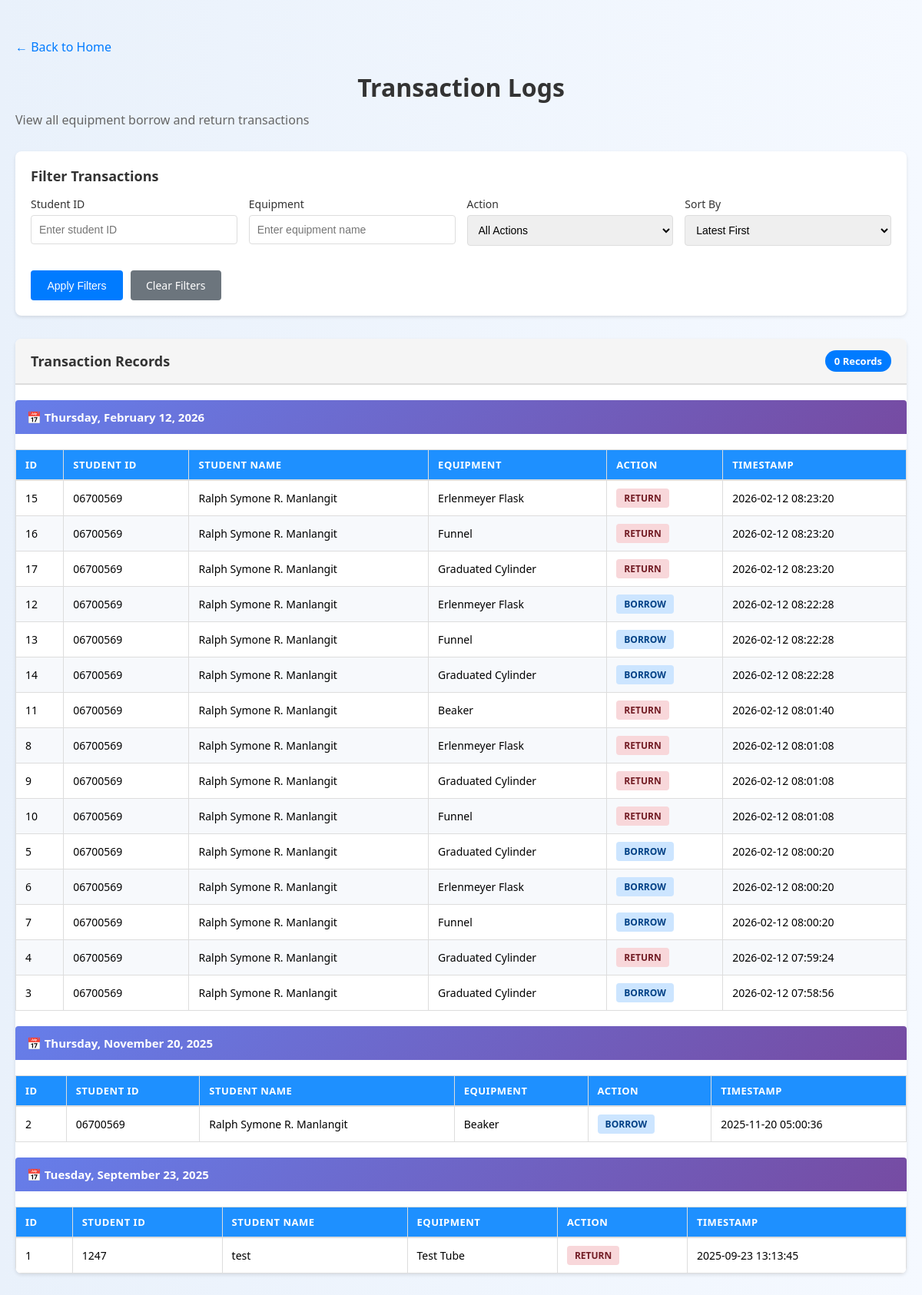
/admin_logs, run on the app's committed database.
### tables this page shows
CREATE TABLE equipment_log (
            id INTEGER PRIMARY KEY AUTOINCREMENT,
            student_id TEXT NOT NULL,
            equipment_name TEXT NOT NULL,
            action TEXT CHECK(action IN ('borrow', 'return')),
            timestamp TEXT DEFAULT CURRENT_TIMESTAMP
        , number_of_equipment INTEGER DEFAULT 0, quantity INTEGER DEFAULT 1);

CREATE TABLE students (
            student_id TEXT PRIMARY KEY,
            name TEXT NOT NULL,
            course TEXT,
            year_level INTEGER
        , student_type TEXT DEFAULT 'college');

### app.py (the view)
@app.route('/admin_logs', methods=['GET', 'POST'])
def admin_logs():
    from datetime import datetime
    from collections import OrderedDict
    try:
        conn = sqlite3.connect("database.db")
        c = conn.cursor()
        filters = {
            'student_id': request.args.get('student_id', '').strip(),
            'equipment': request.args.get('equipment', '').strip(),
            'action': request.args.get('action', ''),
            'sort': request.args.get('sort', 'timestamp_desc')
        }
        query = """
            SELECT e.id, e.student_id, s.name, e.equipment_name, e.action, e.timestamp
            FROM equipment_log e
            LEFT JOIN students s ON e.student_id = s.student_id
            WHERE 1=1
        """
        params = []
        if filters['student_id']:
            query += " AND e.student_id = ?"
            params.append(filters['student_id'])
        if filters['equipment']:
            query += " AND e.equipment_name LIKE ?"
            params.append(f"%{filters['equipment']}%")
        if filters['action']:
            query += " AND e.action = ?"
            params.append(filters['action'])
        if filters['sort'] == 'timestamp_asc':
            query += " ORDER BY e.timestamp ASC"
        elif filters['sort'] == 'student_id':
            query += " ORDER BY e.student_id ASC"
        elif filters['sort'] == 'action':
            query += " ORDER BY e.action ASC, e.timestamp DESC"
        else:
            query += " ORDER BY e.timestamp DESC"
        c.execute(query, params)
        logs = c.fetchall()
        grouped_logs = OrderedDict()
        for log in logs:
            timestamp = log[5]
            date_str = timestamp.split(' ')[0] if timestamp else 'Unknown'
            try:
                date_obj = datetime.strptime(date_str, '%Y-%m-%d')
                date_display = date_obj.strftime('%A, %B %d, %Y')  # e.g., "Monday, January 15, 2024"
            except:
                date_display = date_str
            if date_display not in grouped_logs:
                grouped_logs[date_display] = []
            grouped_logs[date_display].append(log)
        c.execute("SELECT DISTINCT student_id FROM students ORDER BY student_id")
        all_students = [s[0] for s in c.fetchall()]
        c.execute("SELECT DISTINCT equipment_name FROM equipment_log ORDER BY equipment_name")
        all_equipment = [eq[0] for eq in c.fetchall()]
        conn.close()
        return render_template('admin_logs.html',
                             grouped_logs=grouped_logs,
                             filters=filters,
                             students=all_students,
                             equipment=all_equipment)
    except Exception as e:
        print(f"Admin logs error: {str(e)}")
        flash(f"Error loading admin logs: {str(e)}")
        return redirect(url_for('home'))

### templates/admin_logs.html (shortened to what this page needs)
<!DOCTYPE html>
<html>
<head>
    <link rel="stylesheet" href="{{ url_for('static', filename='style.css') }}">
</head>
<body>
        <div class="admin-container">
        <div class="admin-header">
            <a href="{{ url_for('home') }}" class="back-link" style="display: block; margin-bottom: 20px;">← Back to Home</a>
            <h1>Transaction Logs</h1>
            <p>View all equipment borrow and return transactions</p>
        </div>
        <div class="filter-section">
            <div class="filter-title">Filter Transactions</div>
            <form method="GET" action="{{ url_for('admin_logs') }}">
                <div class="filter-grid">
                    <div class="filter-group">
                        <label>Student ID</label>
                        <input type="text" name="student_id" value="{{ filters.student_id }}" placeholder="Enter student ID">
                    </div>
                    <div class="filter-group">
                        <label>Equipment</label>
                        <input type="text" name="equipment" value="{{ filters.equipment }}" placeholder="Enter equipment name">
                    </div>
                    <div class="filter-group">
                        <label>Action</label>
                        <select name="action">
                            <option value="">All Actions</option>
                        </select>
                    </div>
                    <div class="filter-group">
                        <label>Sort By</label>
                        <select name="sort">
                            <option value="timestamp_desc" {% if filters.sort == 'timestamp_desc' %}selected{% endif %}>Latest First</option>
                        </select>
                    </div>
                </div>
                <div class="filter-buttons">
                    <button type="submit" class="btn btn-primary">Apply Filters</button>
                    <a href="{{ url_for('admin_logs') }}" class="btn btn-secondary">Clear Filters</a>
                </div>
            </form>
        </div>
        <div class="logs-section">
            <div class="logs-header">
                <div class="logs-title">Transaction Records</div>
                <div class="logs-count">
                    {% set total_count = 0 %}
                    {% for date, logs in grouped_logs.items() %}
                        {% set total_count = total_count + logs|length %}
                    {% endfor %}
                    {{ total_count }} Records
                </div>
            </div>
            {% if grouped_logs %}
                {% for date, logs in grouped_logs.items() %}
                <div class="date-header">📅 {{ date }}</div>
                <table>
                    <thead>
                        <tr>
                            <th>ID</th>
                            <th>Student ID</th>
                            <th>Student Name</th>
                            <th>Equipment</th>
                            <th>Action</th>
                            <th>Timestamp</th>
                        </tr>
                    </thead>
                    <tbody>
                        {% for log in logs %}
                        <tr>
                            <td>{{ log[0] }}</td>
                            <td>{{ log[1] }}</td>
                            <td>{{ log[2] or 'N/A' }}</td>
                            <td>{{ log[3] }}</td>
                            <td><span class="badge badge-{{ log[4].lower() }}">{{ log[4].upper() }}</span></td>
                            <td>{{ log[5] }}</td>
                        </tr>
                        {% endfor %}
                    </tbody>
                </table>
                {% endfor %}
            {% else %}
            <div class="no-data">No transaction records found.</div>
            {% endif %}
        </div>
    </div>
</body>
</html>

### static/style.css (style rules this page uses)
body { font-family: 'Segoe UI', Tahoma, Geneva, Verdana, sans-serif; background: linear-gradient(to right, #e9f1fb, #f5f9ff); margin: 0; padding: 0; }
h1, h2 { color: #1f3b73; text-align: center; margin-bottom: 15px; }
form { display: flex; flex-direction: column; gap: 12px; margin-top: 10px; }
label { font-weight: 600; color: #333; }
input[type="text"], input[type="number"], textarea, select { padding: 10px; border: 1px solid #ccc; border-radius: 6px; font-size: 16px; width: 100%; box-sizing: border-box; }
button, input[type="submit"] { background-color: #1e90ff; color: white; padding: 10px 16px; border: none; border-radius: 6px; font-size: 16px; cursor: pointer; transition: background-color 0.25s ease; }
table { width: 100%; border-collapse: collapse; margin-top: 20px; }
table th, table td { padding: 10px 12px; text-align: left; border: 1px solid #ddd; }
table th { background-color: #1e90ff; color: white; }
table tr:nth-child(even) { background-color: #f7f9fc; }
button { min-width: 120px; }

### templates/admin_logs.html (style rules this page uses)
.admin-container { max-width: 1200px; margin: 30px auto; padding: 20px; }
.admin-header { margin-bottom: 30px; }
.admin-header h1 { font-size: 32px; color: #333; margin: 0 0 10px 0; }
.admin-header p { color: #666; margin: 0; }
.filter-section { background: white; padding: 20px; border-radius: 8px; box-shadow: 0 2px 4px rgba(0,0,0,0.1); margin-bottom: 30px; }
.filter-title { font-size: 18px; font-weight: bold; margin-bottom: 15px; color: #333; }
.filter-grid { display: grid; grid-template-columns: repeat(auto-fit, minmax(250px, 1fr)); gap: 15px; margin-bottom: 20px; }
.filter-group { display: flex; flex-direction: column; }
.filter-group label { font-weight: 500; color: #333; margin-bottom: 5px; font-size: 14px; }
.filter-group input, .filter-group select { padding: 10px; border: 1px solid #ddd; border-radius: 4px; font-size: 14px; }
.filter-buttons { display: flex; gap: 10px; }
.btn { padding: 10px 20px; border: none; border-radius: 4px; cursor: pointer; font-size: 14px; font-weight: 500; text-decoration: none; }
.btn-primary { background: #007bff; color: white; }
.btn-secondary { background: #6c757d; color: white; }
.logs-section { background: white; border-radius: 8px; box-shadow: 0 2px 4px rgba(0,0,0,0.1); overflow: hidden; }
.logs-header { background: #f5f5f5; padding: 15px 20px; border-bottom: 2px solid #ddd; display: flex; justify-content: space-between; align-items: center; }
.logs-title { font-size: 18px; font-weight: bold; color: #333; }
.logs-count { background: #007bff; color: white; padding: 5px 12px; border-radius: 20px; font-size: 13px; font-weight: bold; }
table { width: 100%; border-collapse: collapse; }
thead { background: #f9f9f9; border-bottom: 2px solid #ddd; }
th { padding: 12px 15px; text-align: left; font-weight: 600; color: #333; font-size: 13px; text-transform: uppercase; letter-spacing: 0.5px; cursor: pointer; user-select: none; }
td { padding: 12px 15px; border-bottom: 1px solid #f0f0f0; font-size: 14px; }
.badge { display: inline-block; padding: 4px 10px; border-radius: 4px; font-size: 12px; font-weight: 600; }
.badge-borrow { background: #cce5ff; color: #004085; }
.badge-return { background: #f8d7da; color: #721c24; }
.back-link { display: inline-block; margin-bottom: 20px; color: #007bff; text-decoration: none; font-weight: 500; }
.date-header { background: linear-gradient(135deg, #667eea 0%, #764ba2 100%); color: white; padding: 12px 15px; margin-top: 20px; margin-bottom: 0; border-radius: 4px 4px 0 0; font-weight: 600; font-size: 15px; }

### data on the page
equipment_log: id "15", student "06700569", name "Ralph Symone R. Manlangit", equipment_name "Erlenmeyer Flask", action "RETURN", timestamp "2026-02-12 08:23:20"
equipment_log: id "16", student "06700569", name "Ralph Symone R. Manlangit", equipment_name "Funnel", action "RETURN", timestamp "2026-02-12 08:23:20"
equipment_log: id "17", student "06700569", name "Ralph Symone R. Manlangit", equipment_name "Graduated Cylinder", action "RETURN", timestamp "2026-02-12 08:23:20"
equipment_log: id "12", student "06700569", name "Ralph Symone R. Manlangit", equipment_name "Erlenmeyer Flask", action "BORROW", timestamp "2026-02-12 08:22:28"
equipment_log: id "13", student "06700569", name "Ralph Symone R. Manlangit", equipment_name "Funnel", action "BORROW", timestamp "2026-02-12 08:22:28"
equipment_log: id "14", student "06700569", name "Ralph Symone R. Manlangit", equipment_name "Graduated Cylinder", action "BORROW", timestamp "2026-02-12 08:22:28"
equipment_log: id "11", student "06700569", name "Ralph Symone R. Manlangit", equipment_name "Beaker", action "RETURN", timestamp "2026-02-12 08:01:40"
equipment_log: id "8", student "06700569", name "Ralph Symone R. Manlangit", equipment_name "Erlenmeyer Flask", action "RETURN", timestamp "2026-02-12 08:01:08"
equipment_log: id "9", student "06700569", name "Ralph Symone R. Manlangit", equipment_name "Graduated Cylinder", action "RETURN", timestamp "2026-02-12 08:01:08"
equipment_log: id "10", student "06700569", name "Ralph Symone R. Manlangit", equipment_name "Funnel", action "RETURN", timestamp "2026-02-12 08:01:08"
equipment_log: id "5", student "06700569", name "Ralph Symone R. Manlangit", equipment_name "Graduated Cylinder", action "BORROW", timestamp "2026-02-12 08:00:20"
equipment_log: id "6", student "06700569", name "Ralph Symone R. Manlangit", equipment_name "Erlenmeyer Flask", action "BORROW", timestamp "2026-02-12 08:00:20"
equipment_log: id "7", student "06700569", name "Ralph Symone R. Manlangit", equipment_name "Funnel", action "BORROW", timestamp "2026-02-12 08:00:20"
equipment_log: id "4", student "06700569", name "Ralph Symone R. Manlangit", equipment_name "Graduated Cylinder", action "RETURN", timestamp "2026-02-12 07:59:24"
equipment_log: id "3", student "06700569", name "Ralph Symone R. Manlangit", equipment_name "Graduated Cylinder", action "BORROW", timestamp "2026-02-12 07:58:56"
equipment_log: id "2", student "06700569", name "Ralph Symone R. Manlangit", equipment_name "Beaker", action "BORROW", timestamp "2025-11-20 05:00:36"
equipment_log: id "1", student "1247", name "test", equipment_name "Test Tube", action "RETURN", timestamp "2025-09-23 13:13:45"

### other printed values
{{ total_count }} "0"
{{ date }} "Thursday, February 12, 2026" "Thursday, November 20, 2025" "Tuesday, September 23, 2025"
